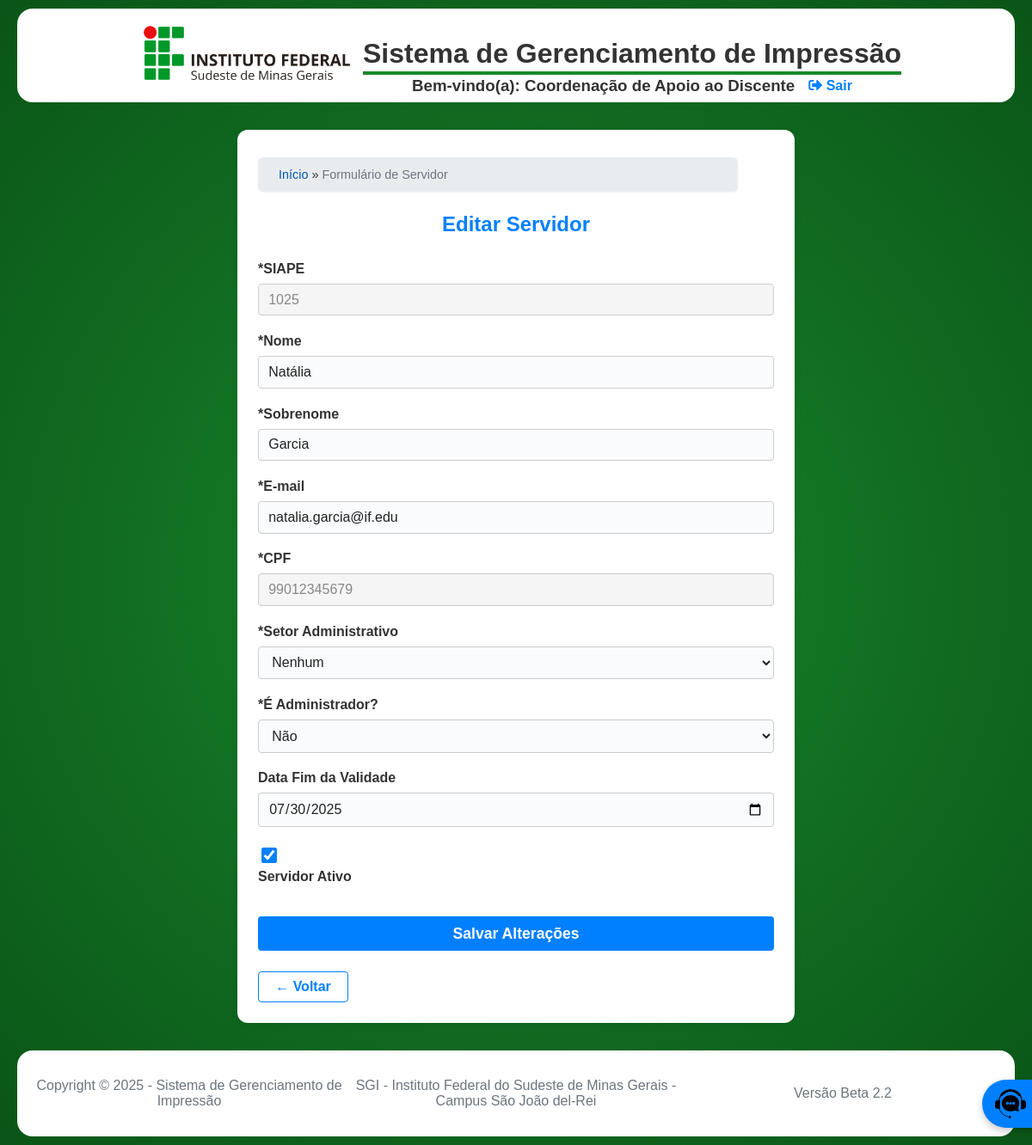
Before: /pages/admin/form_servidor.php?siape=1025 (signed in) with the older database file.
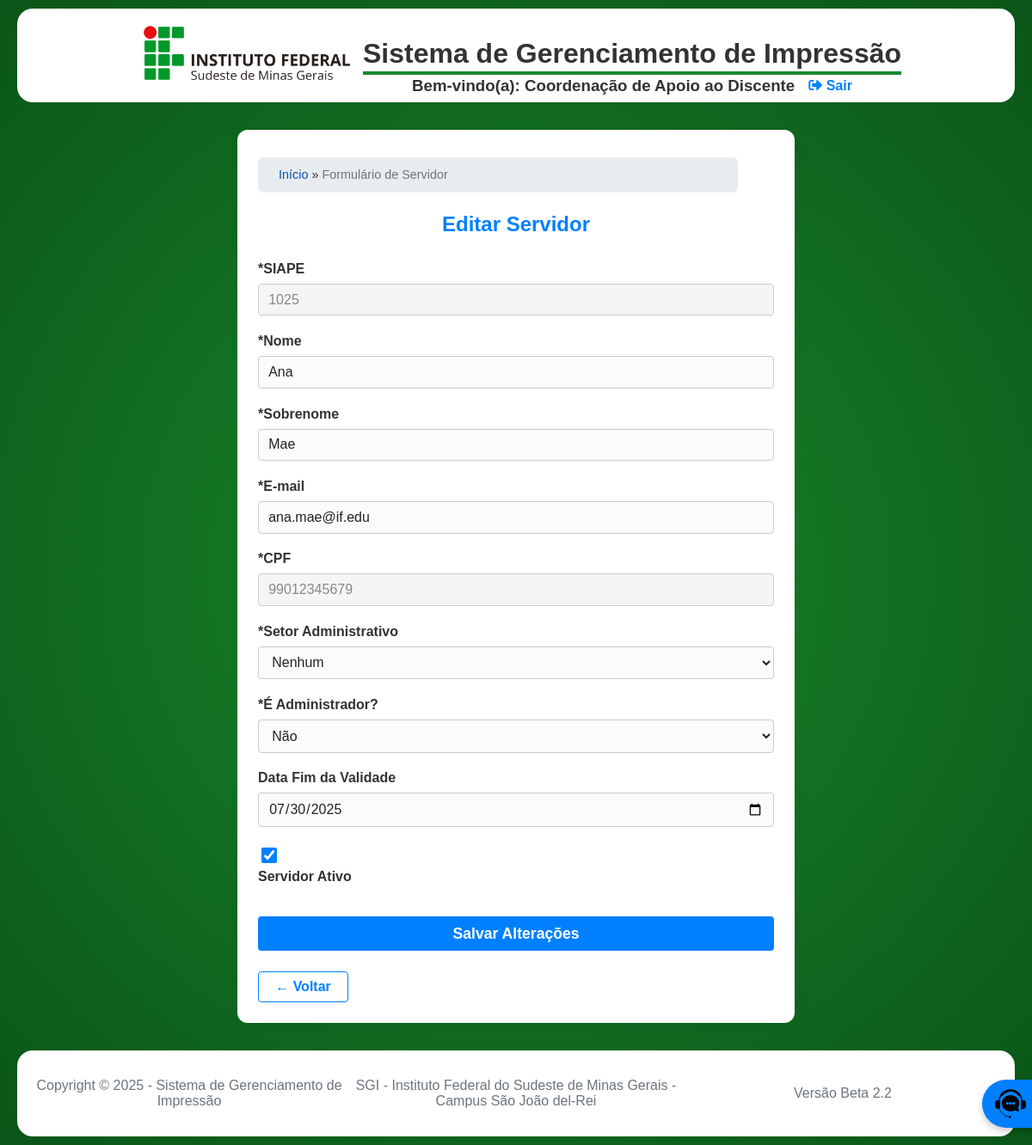
After: the same page with the newer database file.
### tables this page shows
CREATE TABLE `Servidor` (
  `siape` varchar(20) NOT NULL,
  `nome` varchar(100) NOT NULL,
  `sobrenome` varchar(100) NOT NULL,
  `email` varchar(100) NOT NULL,
  `cpf` char(11) NOT NULL,
  `senha` varchar(255) NOT NULL,
  `is_admin` tinyint(1) NOT NULL DEFAULT 0,
  `is_super_admin` tinyint(1) NOT NULL DEFAULT 0,
  `setor_admin` enum('CAD','COEN','NENHUM') NOT NULL DEFAULT 'NENHUM',
  `ativo` tinyint(1) DEFAULT 1,
  `data_fim_validade` date DEFAULT NULL,
  PRIMARY KEY (`siape`),
  UNIQUE KEY `cpf` (`cpf`)
);

CREATE TABLE `SemestreLetivo` (
  `id` int(11) NOT NULL AUTO_INCREMENT,
  `ano` int(11) NOT NULL,
  `semestre` enum('1','2') NOT NULL,
  `data_inicio` date NOT NULL,
  `data_fim` date NOT NULL,
  PRIMARY KEY (`id`),
  UNIQUE KEY `ano` (`ano`,`semestre`)
);

### pages/admin/form_servidor.php (the view, shortened to what this page needs)
<?php
require_once '../../includes/config.php';
$modo_edicao = isset($_GET['siape']) && !empty($_GET['siape']);
$servidor = null;
$is_super_admin_edit = false;
if ($modo_edicao) {
    $stmt = $conn->prepare("SELECT * FROM Servidor WHERE siape = :siape");
    $stmt->execute([':siape' => $_GET['siape']]);
    $servidor = $stmt->fetch();
    $is_super_admin_edit = !empty($servidor->is_super_admin);
}
$hoje = date('Y-m-d');
$stmt_semestre = $conn->prepare("SELECT data_fim FROM SemestreLetivo WHERE :hoje BETWEEN data_inicio AND data_fim ORDER BY data_fim DESC LIMIT 1");
$stmt_semestre->execute([':hoje' => $hoje]);
$semestre_vigente = $stmt_semestre->fetch();
$data_validade_padrao = $servidor->data_fim_validade ?? ($semestre_vigente->data_fim ?? '');
include_once '../../includes/header.php';
?>
<link rel="stylesheet" href="./css/form_servidor.css?v=<?= ASSET_VERSION ?>">
<main>
    <div class="container-principal">
        <?php if (isset($_SESSION['usuario'])) { gerar_migalhas(); } ?>
        <h1><?= $modo_edicao ? 'Editar Servidor' : 'Cadastrar Novo Servidor' ?></h1>
        <form action="<?= $modo_edicao ? 'processar_edicao_servidor.php' : 'processar_cadastro_servidor.php' ?>" method="POST" class="form-servidor">
            <label>*SIAPE
                <input type="text" name="siape" maxlength="8" required value="<?= $servidor->siape ?? '' ?>" <?= $modo_edicao ? 'readonly' : '' ?>>
            </label>
            <label>*Nome
                <input type="text" name="nome" required value="<?= $servidor->nome ?? '' ?>" <?= $is_super_admin_edit ? 'disabled' : '' ?>>
            </label>
            <label>*Sobrenome
                <input type="text" name="sobrenome" required value="<?= $servidor->sobrenome ?? '' ?>" <?= $is_super_admin_edit ? 'disabled' : '' ?>>
            </label>
            <label>*E-mail
                <input type="email" name="email" required value="<?= $servidor->email ?? '' ?>" <?= $is_super_admin_edit ? 'disabled' : '' ?>>
            </label>
            <label>*CPF
                <input type="text" name="cpf" required maxlength="11" pattern="\d{11}" title="Digite os 11 números do CPF" value="<?= $servidor->cpf ?? '' ?>" <?= $modo_edicao ? 'readonly' : '' ?>>
            </label>
            <label>*Setor Administrativo
                <select name="setor_admin" required <?= $is_super_admin_edit ? 'disabled' : '' ?>>
                    <option value="NENHUM" <?= (isset($servidor) && $servidor->setor_admin === 'NENHUM') ? 'selected' : '' ?>>Nenhum</option>
                </select>
            </label>
            <label>*É Administrador?
                <select name="is_admin" required <?= $is_super_admin_edit ? 'disabled' : '' ?>>
                    <option value="0" <?= (isset($servidor) && !$servidor->is_admin) ? 'selected' : '' ?>>Não</option>
                </select>
            </label>
            <label>Data Fim da Validade
                <input type="date" name="data_fim_validade" value="<?= htmlspecialchars($data_validade_padrao) ?>" <?= $is_super_admin_edit ? 'disabled' : '' ?>>
            </label>
            <?php if ($modo_edicao): ?>
                <label class="checkbox-label">
                    <input type="checkbox" name="ativo" value="1" <?= (isset($servidor) && $servidor->ativo) ? 'checked' : '' ?> <?= $is_super_admin_edit ? 'disabled' : '' ?>>
                    Servidor Ativo
                </label>
            <?php endif; ?>
            <button type="submit" <?= $is_super_admin_edit ? 'disabled' : '' ?>><?= $modo_edicao ? 'Salvar Alterações' : 'Cadastrar Servidor' ?></button>
        </form>
        <a class="btn-back" href="javascript:history.back()">&larr; Voltar</a>
    </div>
</main>
<?php include_once '../../includes/footer.php'; ?>

Changed rows visible on the page:
changed servidor "Nenhum": nome "Natália" → "Ana"; sobrenome "Garcia" → "Mae"; email "natalia.garcia@if.edu" → "ana.mae@if.edu"
